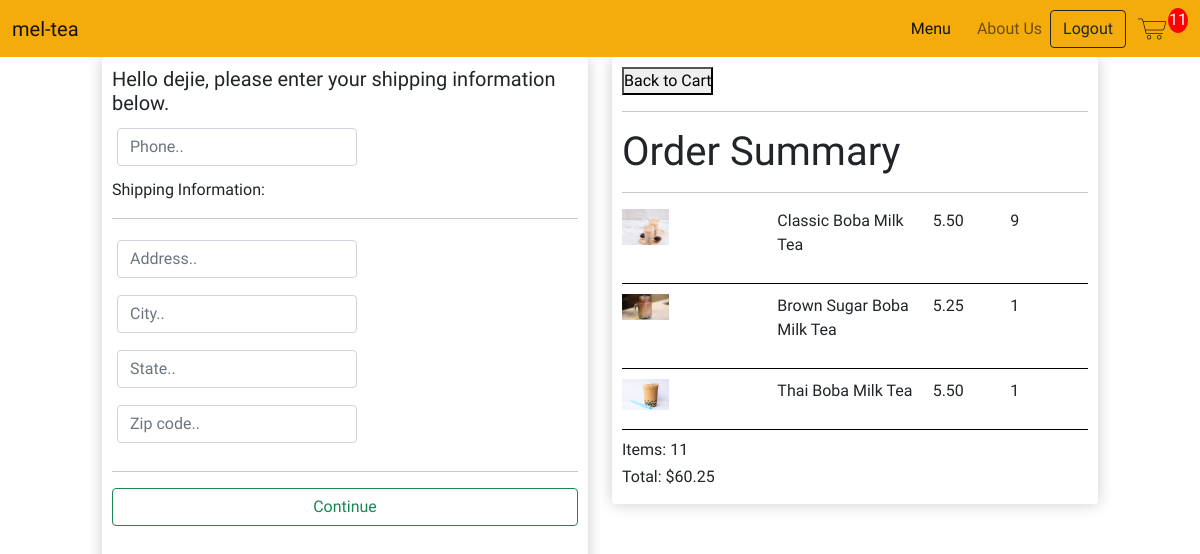
Screenshot of /checkout/ (signed in) with the database file from the repository.
### store/models.py (models this page shows, shortened)
class OrderItem(models.Model):
    product = models.ForeignKey(BobaProduct, on_delete=models.SET_NULL, null=True)
    order = models.ForeignKey(CustomerOrder, on_delete=models.SET_NULL, null=True)
    quantity = models.IntegerField(default=0, null=True, blank=True)
    date_added = models.DateTimeField(auto_now_add=True)
    @property
    def calc_total(self):
        total = self.product.price * self.quantity
        return total

class BobaProduct(models.Model):
    WITH_BOBA = [
        ('YES', 'Boba'),
        ('NO', 'No Boba')
    ]
    name = models.CharField(max_length=200, null=True)
    price = models.FloatField(max_length=200, null=True)
    category = models.CharField(max_length=200, null=True, choices= WITH_BOBA)
    image = models.ImageField(upload_to='boba', default="{% static 'images/filler.jpg' %}", null=True, blank=True)
    date_created = models.DateTimeField(auto_now_add=True)
    @property #@property allow us to access as an attribute
    def image_url(self):
        try:
            url = self.image.url
        except:
            url = ''
        return url

class CustomerOrder(models.Model):
    customer = models.ForeignKey(Customer, on_delete=models.SET_NULL, null=True, blank=True)
    date_ordered = models.DateTimeField(auto_now_add=True)
    completion = models.BooleanField(default=False)
    transaction_id = models.CharField(max_length=200, null=True)
    @property
    def cart_total(self):
        order_items = self.orderitem_set.all()
        total = sum([item.calc_total for item in order_items])
        return total
    @property
    def cart_quantity(self):
        order_items = self.orderitem_set.all()
        total = sum([item.quantity for item in order_items])
        return total

### store/views.py (the view)
# urls.py: path('checkout/', views.checkout, name="checkout"),
def checkout(request):
    if request.user.is_authenticated:
        customer = request.user.customer
        order, created = CustomerOrder.objects.get_or_create(customer=customer)
        items = order.orderitem_set.all()   # (USE ITEM FOR CHILDREN)
        cart_items = order.cart_quantity
    else:
        items = []
        order = {'cart_total':0, 'cart_quantity':0}
        cart_items = order['cart_quantity']
    context = {"items":items, "order":order, 'cart_items':cart_items}
    return render(request, 'store/checkout.html', context)

### store/templates/store/checkout.html (shortened to what this page needs)
{% extends 'store/main.html' %}
{% load static %}
{% block content %}
    <div class="row justify-content-center">
        <div class="col-lg-5">
            <div class="product-box" id="form-wrap">
                <form id="checkoutForm">
                    <div id="user-info">
                    </div>
                    <div id="shipping-info">
                        <p>Shipping Information:</p>
                        <hr>
                        <div class="form-field">
                            <input class="form-control" type="text" name="address" placeholder="Address.." required>
                        </div>
                        <div class="form-field">
                            <input class="form-control" type="text" name="city" placeholder="City.." required>
                        </div>
                        <div class="form-field">
                            <input class="form-control" type="text" name="state" placeholder="State.." required>
                        </div>
                        <div class="form-field">
                            <input class="form-control" type="text" name="zipcode" placeholder="Zip code.." required>
                        </div>
                    </div>
                    <hr>
                    <input id="form-button" type="submit" value="Continue" class="btn btn-outline-success btn-block">
                </form>
                <br>
            </div>
        </div>
        <div class="col-lg-5">
            <div class="product-box">
                <button>Back to Cart</button>
                <hr>
                <h1>Order Summary</h1>
                <hr>
                {% for item in items %}
                <div class="cart-row">
                    <div class="cart-row-flex-2"><img class="row-image" src="{{item.product.image_url}}" alt=""></div>
                    <div class="cart-row-flex-2"><p>{{item.product.name}}</p></div>
                    <div class="cart-row-flex-1"><p>{{item.product.price|floatformat:2}}</p></div>
                    <div class="cart-row-flex-1"><p>{{item.quantity}}</p></div>
                </div>
                {% endfor %}
                <h6>Items: {{order.cart_quantity}}</h6>
                <h6>Total: ${{order.cart_total|floatformat:2}}</h6>
                </div>
            </div>
        </div>
{% endblock content %}

### static/css/main.css (style rules this page uses)
* { margin: 0; padding: 0; box-sizing: border-box; overflow-x: hidden; }
body { background-color: white; font-family: Comfortaa; }

### static/css/menu.css (style rules this page uses)
.product-box { border-radius: 4px; padding:10px; box-shadow:hsl(0, 0%, 80%) 0 0 16px; }

### static/css/checkout.css (style rules this page uses)
.cart-row { display: flex; align-items: stretch; margin-bottom: 10px; padding-bottom: 10px; border-bottom: 1px solid black; }
.row-image { width: 30%; height: auto; }
.cart-row-flex-2 { flex: 2; }
.cart-row-flex-1 { flex: 1; }
.form-field { display: inline-block; width: 250px; padding: 5px; }
.btn-block { display:block; width: 100%; }

### rows the page displays
OrderItem: product.image_url (picture), product.name "Classic Boba Milk Tea", product.price "5.50", quantity "9"
OrderItem: product.image_url (picture), product.name "Brown Sugar Boba Milk Tea", product.price "5.25", quantity "1"
OrderItem: product.image_url (picture), product.name "Thai Boba Milk Tea", product.price "5.50", quantity "1"
CustomerOrder: cart_quantity "11", cart_total "60.25"

### other values shown
{{ cart_items }} "11"
